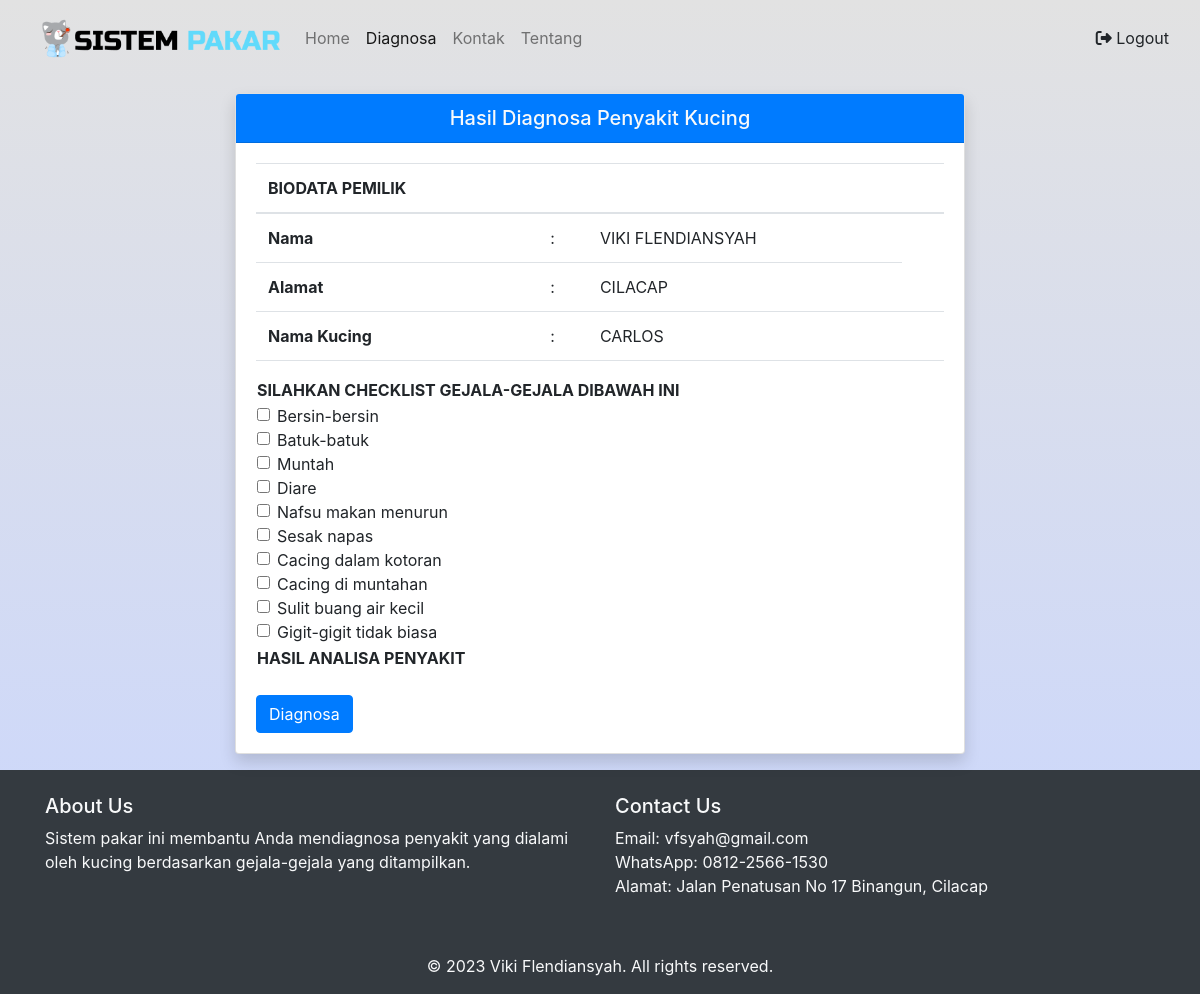
The app's page /diagnosa.php (signed in) with its own data.
### tables this page shows
CREATE TABLE `gejala` (
  `id` int(11) NOT NULL,
  `nama` varchar(100) DEFAULT NULL
);

### function.php (called while the page is built, shortened)
<?php
$conn = mysqli_connect("localhost", "root", "", "sistem_pakar_db");
$query = "SELECT * FROM gejala";
$result = mysqli_query($conn, $query);
$gejala = array();
while ($row = mysqli_fetch_assoc($result)) {
    $gejala[] = $row;
}
?>

### diagnosa.php (the view, shortened to what this page needs)
<?php
require 'function.php';
?>
<!DOCTYPE html>
<html lang="en">
<head>
    <link rel="stylesheet" href="https://maxcdn.bootstrapcdn.com/bootstrap/4.5.2/css/bootstrap.min.css">
    <link rel="stylesheet" href="https://cdnjs.cloudflare.com/ajax/libs/font-awesome/6.2.0/css/all.min.css">
</head>
<body style="background: linear-gradient(to bottom, #E2E2E2, #C9D6FF);">
    <nav class="navbar navbar-expand-lg navbar-light bg-body-tertiary w-100">
        <div class="container-fluid">
            <a class="navbar-brand" href="index.php">
                <img src="./img/Group 7.png" width="250" alt="">
            </a>
            <div class="collapse navbar-collapse" id="navbarNav">
                <ul class="navbar-nav">
                    <li class="nav-item">
                        <a class="nav-link" aria-current="page" href="index.php">Home</a>
                    </li>
                    <li class="nav-item">
                        <a class="nav-link active" href="diagnosa.php">Diagnosa</a>
                    </li>
                    <li class="nav-item">
                        <a class="nav-link" href="#">Kontak</a>
                    </li>
                    <li class="nav-item">
                        <a class="nav-link" href="#">Tentang</a>
                    </li>
                </ul>
            </div>
            <form class="d-flex">
                <a class="text-decoration-none text-reset" href="logout.php"><i
                        class="fa-solid fa-right-from-bracket"></i> Logout</a>
            </form>
        </div>
    </nav>
    <div class="container">
        <form method="POST">
            <div class="row justify-content-center">
                <div class="col-md-8">
                    <div class="card mt-3 shadow">
                        <h5 class="card-header bg-primary d-flex justify-content-center text-light">Hasil Diagnosa
                            Penyakit Kucing
                        </h5>
                        <div class="card-body">
                            <table class="table table-hover">
                                <thead>
                                    <tr>
                                        <th scope="col">BIODATA PEMILIK</th>
                                        <th scope="col"></th>
                                        <th scope="col"></th>
                                        <th scope="col"></th>
                                    </tr>
                                </thead>
                                <tbody>
                                    <tr>
                                        <td><strong>Nama</strong></td>
                                        <td>:</td>
                                        <td class="text-uppercase">
                                            <?= $_SESSION['nama_user']; ?>
                                        </td>
                                    </tr>
                                    <tr class="border-bottom">
                                        <td><strong>Alamat</strong></td>
                                        <td>:</td>
                                        <td class="text-uppercase">
                                            <?= $_SESSION['alamat']; ?>
                                        </td>
                                    </tr>
                                    <tr class="border-bottom">
                                        <td><strong>Nama Kucing</strong></td>
                                        <td>:</td>
                                        <td class="text-uppercase">
                                            <?= $_SESSION['nama_kucing']; ?>
                                        </td>
                                    </tr>
                                </tbody>
                            </table>
                            <table>
                                <thead>
                                    <th scope="col">SILAHKAN CHECKLIST GEJALA-GEJALA DIBAWAH INI</th>
                                </thead>
                                <tbody>
                                    <tr>
                                        <td>
                                            <?php foreach ($gejala as $g): ?>
                                                <div class="form-check">
                                                    <input class="form-check-input" type="checkbox" name="gejala[]"
                                                        value="<?= $g['id'] ?>" id="<?= $g['id'] ?>">
                                                    <label class="form-check-label" for="<?= $g['id'] ?>">
                                                        <?= $g['nama'] ?>
                                                    </label>
                                                </div>
                                            <?php endforeach; ?>
                                        </td>
                                    </tr>
                                </tbody>
                            </table>
                            <table>
                                <thead>
                                    <th scope="col">HASIL ANALISA PENYAKIT</th>
                                </thead>
                            </table>
                            <br>
                            <button type="submit" name="diagnosa" class="btn btn-primary">Diagnosa</button>
                        </div>
                    </div>
                </div>
            </div>
        </form>
    </div>
    <footer class="footer bg-dark text-light mt-3">
        <div class="container py-4">
            <div class="row">
                <div class="col-md-6">
                    <h5>About Us</h5>
                    <p>Sistem pakar ini membantu Anda mendiagnosa penyakit yang dialami oleh kucing berdasarkan
                        gejala-gejala yang ditampilkan.</p>
                </div>
                <div class="col-md-6">
                    <h5>Contact Us</h5>
                    <ul class="list-unstyled">
                        <li>Email: vfsyah@gmail.com</li>
                        <li>WhatsApp: 0812-2566-1530</li>
                        <li>Alamat: Jalan Penatusan No 17 Binangun, Cilacap</li>
                    </ul>
                </div>
            </div>
        </div>
        <div class="bg-dark text-center py-3">
            <p class="mb-0">© 2023 Viki Flendiansyah. All rights reserved.</p>
        </div>
    </footer>
</body>
</html>

### records on screen
gejala: nama "Bersin-bersin"
gejala: nama "Batuk-batuk"
gejala: nama "Muntah"
gejala: nama "Diare"
gejala: nama "Nafsu makan menurun"
gejala: nama "Sesak napas"
gejala: nama "Cacing dalam kotoran"
gejala: nama "Cacing di muntahan"
gejala: nama "Sulit buang air kecil"
gejala: nama "Gigit-gigit tidak biasa"

### other values on screen
$_SESSION['nama_user'] "VIKI FLENDIANSYAH"
$_SESSION['alamat'] "CILACAP"
$_SESSION['nama_kucing'] "CARLOS"
